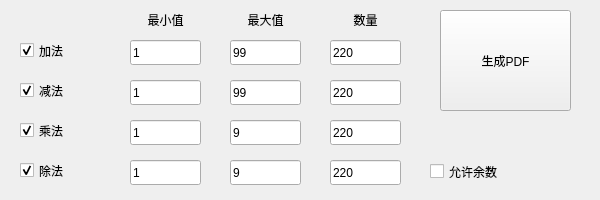
<?xml version="1.0" encoding="UTF-8"?>
<ui version="4.0">
 <class>MainWindow</class>
 <widget class="QMainWindow" name="MainWindow">
  <property name="geometry">
   <rect>
    <x>0</x>
    <y>0</y>
    <width>600</width>
    <height>200</height>
   </rect>
  </property>
  <property name="windowTitle">
   <string>来自老父亲的爱-口算题生成器</string>
  </property>
  <widget class="QWidget" name="centralwidget">
   <widget class="QCheckBox" name="cbAdd">
    <property name="geometry">
     <rect>
      <x>20</x>
      <y>40</y>
      <width>60</width>
      <height>21</height>
     </rect>
    </property>
    <property name="text">
     <string>加法</string>
    </property>
    <property name="checked">
     <bool>true</bool>
    </property>
   </widget>
   <widget class="QCheckBox" name="cbSub">
    <property name="geometry">
     <rect>
      <x>20</x>
      <y>80</y>
      <width>60</width>
      <height>21</height>
     </rect>
    </property>
    <property name="text">
     <string>减法</string>
    </property>
    <property name="checked">
     <bool>true</bool>
    </property>
   </widget>
   <widget class="QCheckBox" name="cbMul">
    <property name="geometry">
     <rect>
      <x>20</x>
      <y>120</y>
      <width>60</width>
      <height>21</height>
     </rect>
    </property>
    <property name="text">
     <string>乘法</string>
    </property>
    <property name="checked">
     <bool>true</bool>
    </property>
   </widget>
   <widget class="QCheckBox" name="cbDiv">
    <property name="geometry">
     <rect>
      <x>20</x>
      <y>160</y>
      <width>60</width>
      <height>21</height>
     </rect>
    </property>
    <property name="text">
     <string>除法</string>
    </property>
    <property name="checked">
     <bool>true</bool>
    </property>
   </widget>
   <widget class="QPushButton" name="pbDo">
    <property name="geometry">
     <rect>
      <x>440</x>
      <y>10</y>
      <width>131</width>
      <height>101</height>
     </rect>
    </property>
    <property name="text">
     <string>生成PDF</string>
    </property>
   </widget>
   <widget class="QLabel" name="lbMin">
    <property name="geometry">
     <rect>
      <x>130</x>
      <y>5</y>
      <width>71</width>
      <height>30</height>
     </rect>
    </property>
    <property name="text">
     <string>最小值</string>
    </property>
    <property name="alignment">
     <set>Qt::AlignCenter</set>
    </property>
   </widget>
   <widget class="QLabel" name="lbMax">
    <property name="geometry">
     <rect>
      <x>230</x>
      <y>5</y>
      <width>71</width>
      <height>30</height>
     </rect>
    </property>
    <property name="text">
     <string>最大值</string>
    </property>
    <property name="alignment">
     <set>Qt::AlignCenter</set>
    </property>
   </widget>
   <widget class="QLabel" name="lbRate">
    <property name="geometry">
     <rect>
      <x>330</x>
      <y>5</y>
      <width>71</width>
      <height>30</height>
     </rect>
    </property>
    <property name="text">
     <string>数量</string>
    </property>
    <property name="alignment">
     <set>Qt::AlignCenter</set>
    </property>
   </widget>
   <widget class="QLineEdit" name="leAddMin">
    <property name="geometry">
     <rect>
      <x>130</x>
      <y>40</y>
      <width>71</width>
      <height>25</height>
     </rect>
    </property>
    <property name="inputMask">
     <string/>
    </property>
    <property name="text">
     <string>1</string>
    </property>
   </widget>
   <widget class="QLineEdit" name="leSubMin">
    <property name="geometry">
     <rect>
      <x>130</x>
      <y>80</y>
      <width>71</width>
      <height>25</height>
     </rect>
    </property>
    <property name="inputMask">
     <string/>
    </property>
    <property name="text">
     <string>1</string>
    </property>
   </widget>
   <widget class="QLineEdit" name="leMulMin">
    <property name="geometry">
     <rect>
      <x>130</x>
      <y>120</y>
      <width>71</width>
      <height>25</height>
     </rect>
    </property>
    <property name="inputMask">
     <string/>
    </property>
    <property name="text">
     <string>1</string>
    </property>
   </widget>
   <widget class="QLineEdit" name="leDivMin">
    <property name="geometry">
     <rect>
      <x>130</x>
      <y>160</y>
      <width>71</width>
      <height>25</height>
     </rect>
    </property>
    <property name="inputMask">
     <string/>
    </property>
    <property name="text">
     <string>1</string>
    </property>
   </widget>
   <widget class="QLineEdit" name="leDivMax">
    <property name="geometry">
     <rect>
      <x>230</x>
      <y>160</y>
      <width>71</width>
      <height>25</height>
     </rect>
    </property>
    <property name="inputMask">
     <string/>
    </property>
    <property name="text">
     <string>9</string>
    </property>
   </widget>
   <widget class="QLineEdit" name="leSubMax">
    <property name="geometry">
     <rect>
      <x>230</x>
      <y>80</y>
      <width>71</width>
      <height>25</height>
     </rect>
    </property>
    <property name="inputMask">
     <string/>
    </property>
    <property name="text">
     <string>99</string>
    </property>
   </widget>
   <widget class="QLineEdit" name="leAddMax">
    <property name="geometry">
     <rect>
      <x>230</x>
      <y>40</y>
      <width>71</width>
      <height>25</height>
     </rect>
    </property>
    <property name="inputMask">
     <string/>
    </property>
    <property name="text">
     <string>99</string>
    </property>
   </widget>
   <widget class="QLineEdit" name="leMulMax">
    <property name="geometry">
     <rect>
      <x>230</x>
      <y>120</y>
      <width>71</width>
      <height>25</height>
     </rect>
    </property>
    <property name="inputMask">
     <string/>
    </property>
    <property name="text">
     <string>9</string>
    </property>
   </widget>
   <widget class="QLineEdit" name="leDivRate">
    <property name="geometry">
     <rect>
      <x>330</x>
      <y>160</y>
      <width>71</width>
      <height>25</height>
     </rect>
    </property>
    <property name="inputMask">
     <string/>
    </property>
    <property name="text">
     <string>220</string>
    </property>
   </widget>
   <widget class="QLineEdit" name="leSubRate">
    <property name="geometry">
     <rect>
      <x>330</x>
      <y>80</y>
      <width>71</width>
      <height>25</height>
     </rect>
    </property>
    <property name="inputMask">
     <string/>
    </property>
    <property name="text">
     <string>220</string>
    </property>
   </widget>
   <widget class="QLineEdit" name="leAddRate">
    <property name="geometry">
     <rect>
      <x>330</x>
      <y>40</y>
      <width>71</width>
      <height>25</height>
     </rect>
    </property>
    <property name="inputMask">
     <string/>
    </property>
    <property name="text">
     <string>220</string>
    </property>
   </widget>
   <widget class="QLineEdit" name="leMulRate">
    <property name="geometry">
     <rect>
      <x>330</x>
      <y>120</y>
      <width>71</width>
      <height>25</height>
     </rect>
    </property>
    <property name="inputMask">
     <string/>
    </property>
    <property name="text">
     <string>220</string>
    </property>
   </widget>
   <widget class="QCheckBox" name="cbMod">
    <property name="geometry">
     <rect>
      <x>430</x>
      <y>160</y>
      <width>151</width>
      <height>23</height>
     </rect>
    </property>
    <property name="text">
     <string>允许余数</string>
    </property>
   </widget>
  </widget>
 </widget>
 <resources/>
 <connections/>
</ui>
